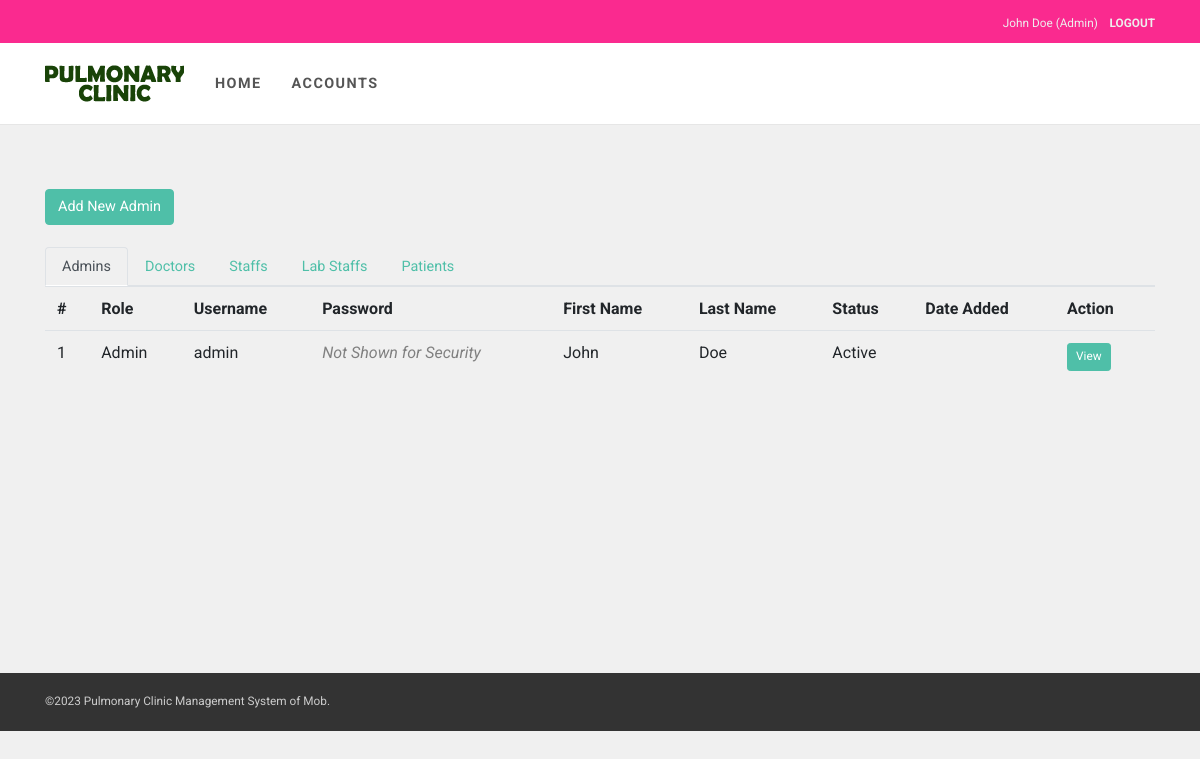
Page /pages/accounts.php (signed in) on the committed database.
### tables this page shows
CREATE TABLE `user` (
  `Id` tinyint(11) NOT NULL AUTO_INCREMENT,
  `username` varchar(100) NOT NULL DEFAULT '',
  `password` varchar(100) NOT NULL,
  `firstName` varchar(150) DEFAULT NULL,
  `lastName` varchar(150) DEFAULT NULL,
  `status` varchar(255) DEFAULT 'Inactive',
  `role` varchar(20) DEFAULT NULL,
  `dateAdded` date DEFAULT NULL,
  `phone` varchar(255) DEFAULT NULL,
  `email` varchar(255) DEFAULT NULL,
  `isDeleted` varchar(255) DEFAULT 'false',
  `birthday` date DEFAULT NULL,
  `doctorId` int(11) DEFAULT NULL,
  `image` varchar(255) DEFAULT NULL,
  PRIMARY KEY (`Id`)
);

### config/functions.php (called while the page is built, shortened)
<?php
function get_query_string($keyword, $default){
	return (isset($_GET[$keyword]) && $_GET[$keyword] != '') ? $_GET[$keyword] : $default;
}
?>

### config/Models.php (called while the page is built, shortened)
<?php
include "CRUD.php";
include "functions.php";
function user() {
	$crud = new CRUD;
	$crud->table = "user";
	return $crud;
}
?>

### config/CRUD.php (called while the page is built)
<?php class CRUD{var $table;var $obj=array();function arrayToQuery($query){$query_array=array();foreach($query as $key=>$key_value){if($key_value=="NOW()"){$query_array[]="$key=$key_value";}else{$query_array[]="$key='".htmlspecialchars($key_value,ENT_QUOTES)."'";}}return implode(', ',$query_array);}function list($query=""){$query=$query?"where ".$query:"";$db=Database::connect();$pdo=$db->prepare("select * from $this->table $query");$pdo->execute();$result=$pdo->fetchAll(PDO::FETCH_OBJ);Database::disconnect();return $result;}function count($query=""){$query=$query?"where ".$query:"";$db=Database::connect();$pdo=$db->prepare("select * from $this->table $query");$pdo->execute();Database::disconnect();return $pdo->rowCount();}function get($args){$db=Database::connect();$pdo=$db->prepare("select * from $this->table where $args");$pdo->execute();$result=$pdo->fetch(PDO::FETCH_OBJ);Database::disconnect();return $result;}function create(){$object=$this->arrayToQuery($this->obj);$db=Database::connect();$pdo=$db->prepare("insert into $this->table set $object");$pdo->execute();Database::disconnect();}function update($args){$object=$this->arrayToQuery($this->obj);$db=Database::connect();$pdo=$db->prepare("update $this->table set $object where $args");$pdo->execute();Database::disconnect();}function delete($args){$db=Database::connect();$pdo=$db->prepare("delete from $this->table where $args");$pdo->execute();Database::disconnect();}} ?>

### pages/accounts.php (the view, shortened to what this page needs)
<?php
$ROOT_DIR="../";
include $ROOT_DIR . "templates/header.php";
$role = get_query_string("role", "Admin");
$user_list = user()->list("role='$role'");
$adminActive = "";
$staffActive = "";
$doctorActive = "";
$labActive = "";
$patientActive = "";
if ($role=="Admin") {
  $adminActive = "active";
}
?>
<?php if ($role!="Patient"): ?>
  <div class="row">
    <div class="col-12 text-left">
      <a href="user-add.php?role=<?=$role;?>" class="btn btn-primary mt-3">Add New <?=$role;?></a>
    </div>
  </div>
<br>
<?php endif; ?>
  <ul class="nav nav-tabs">
  <li class="nav-item">
    <a class="nav-link <?=$adminActive?>" href="?role=Admin">Admins</a>
  </li>
  <li class="nav-item">
    <a class="nav-link <?=$doctorActive?>" href="?role=Doctor">Doctors</a>
  </li>
  <li class="nav-item">
    <a class="nav-link <?=$staffActive?>" href="?role=Staff">Staffs</a>
  </li>
  <li class="nav-item">
    <a class="nav-link <?=$labActive?>" href="?role=Lab">Lab Staffs</a>
  </li>
  <li class="nav-item">
    <a class="nav-link <?=$patientActive?>" href="?role=Patient">Patients</a>
  </li>
</ul>
<table class="table">
  <tr>
    <th>#</th>
    <th>Role</th>
    <th>Username</th>
    <th>Password</th>
    <th>First Name</th>
    <th>Last Name</th>
    <th>Status</th>
    <th>Date Added</th>
    <th width="100">Action</th>
  </tr>
  <?php
  $count = 0;
   foreach ($user_list as $row):
     $count += 1;
     ?>
    <tr>
      <td><?=$count;?></td>
      <td><?=$row->role;?></td>
      <td><?=$row->username;?></td>
      <?php if ($row->status=="Inactive" && $role!="Household"): ?>
      <td>TEMP: <span style="color:red;font-style:italic;"><?=$row->password;?></span></td>
        <?php else: ?>
        <td><span style="color:gray;font-style:italic;">Not Shown for Security</span></td>
      <?php endif; ?>
      <td><?=$row->firstName;?></td>
      <td><?=$row->lastName;?></td>
      <td><?=$row->status;?></td>
      <td><?=$row->dateAdded;?></td>
      <td><a href="user-detail.php?Id=<?=$row->Id;?>" class="btn btn-primary btn-sm">View</a></td>
    </tr>
  <?php endforeach; ?>
</table>
<?php include $ROOT_DIR . "templates/footer.php"; ?>

### rows in the picture
user: role "Admin", username "admin", shows "Not Shown for Security", firstName "John", lastName "Doe", status "Active"

### other values in the picture
$_SESSION["user_session"]["firstName"] "John"
$_SESSION["user_session"]["lastName"] "Doe"
$_SESSION["user_session"]["role"] "Admin"
$role "Admin"
